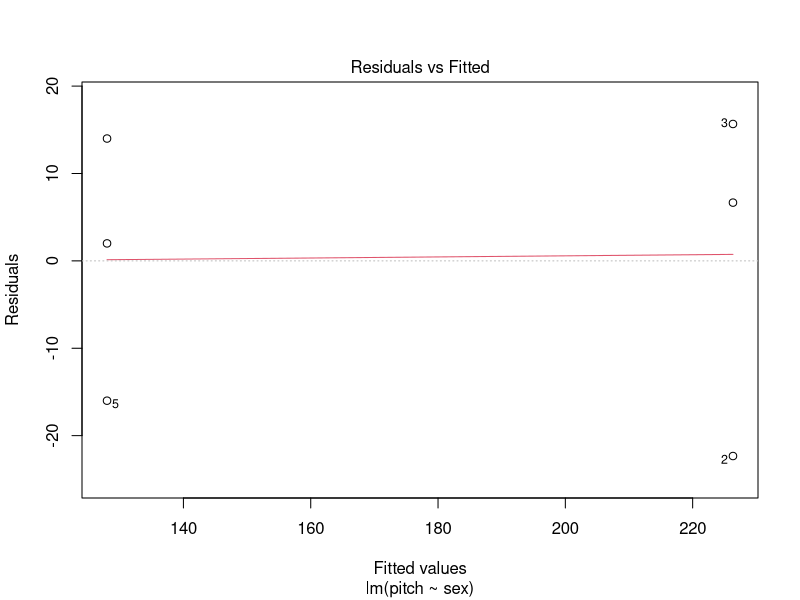
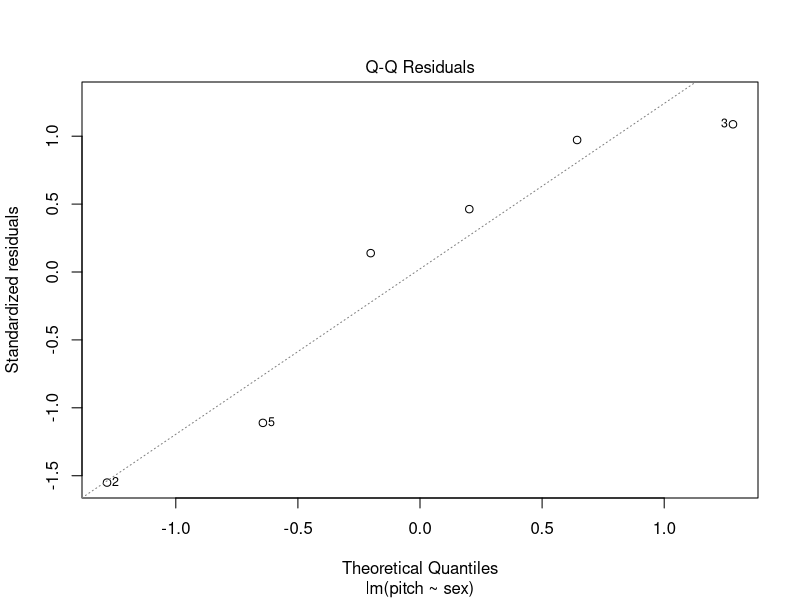
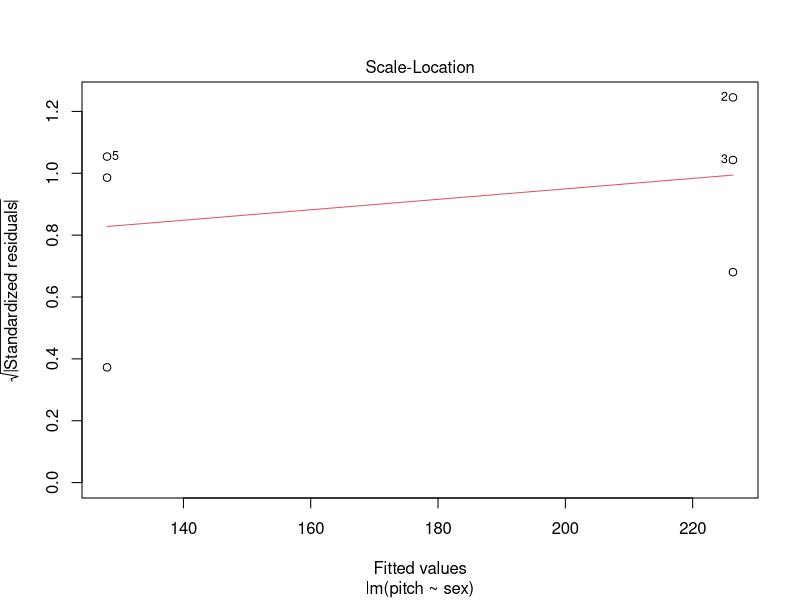
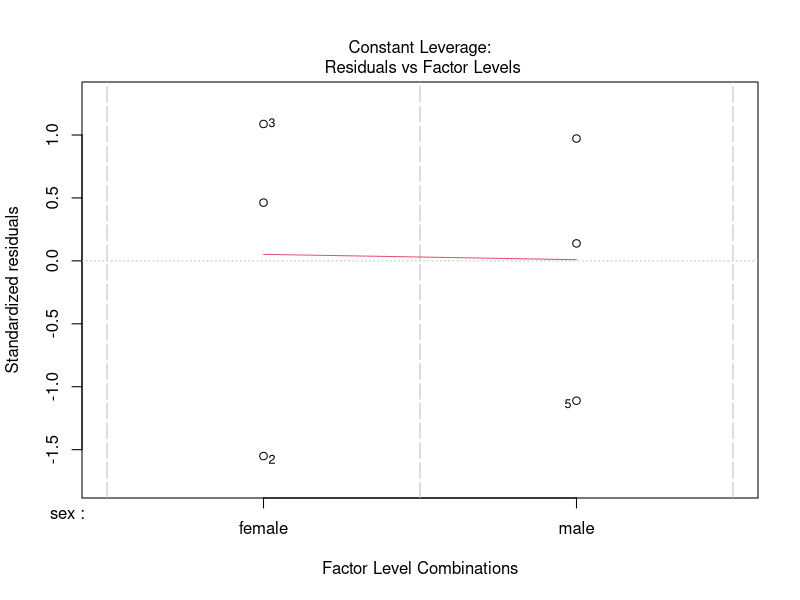
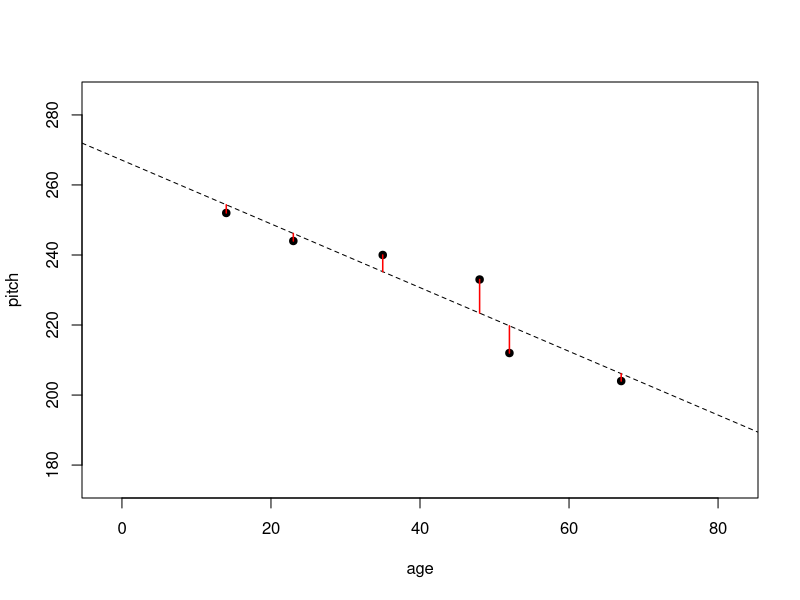
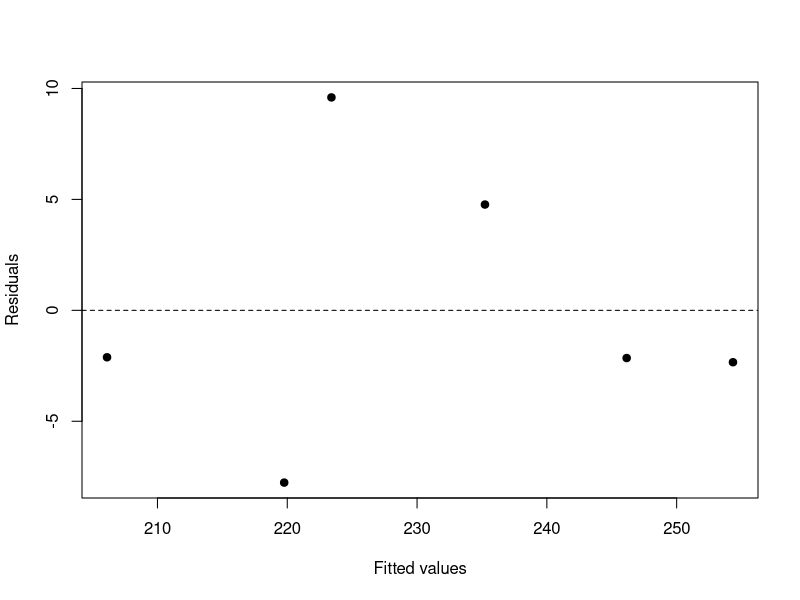

These charts were generated, in order, by the following R code:
library(dplyr)

# pitch ~ sex
pitch = c(233,204,242,130,112,142)
sex = c(rep("female",3),rep("male",3))
my.df = data.frame(sex, pitch)

my.df

# building LM
xmdl = lm(pitch ~ sex, my.df)

summary(xmdl)

coef(summary(xmdl))
plot(xmdl)


# pitch ~ age
age = c(14,23,35,48,52,67)
pitch = c(252,244,240,233,212,204)
my.df = data.frame(age, pitch)
xmdl = lm(pitch~age, my.df)
summary(xmdl)

coef(summary(xmdl))

## data centering
my.df = my.df %>%
  mutate(age.c = age - mean(age))
xmdl = lm(pitch~age.c, my.df)

summary(xmdl)$coefficients

# scatter plot
xmdl = lm(pitch~age,my.df)
plot(pitch~age,my.df, pch=19, xlim = c(-2,82), ylim = c(175, 285))
abline(xmdl, lty='dashed')
for(i in 1:dim(my.df)[1]){
	with(my.df,lines(x=c(age[i],age[i]),y=c(pitch[i],xmdl$fitted.values[i]),col='red',lwd=1.5))
}

# residual plot
plot(fitted(xmdl), residuals(xmdl),pch=19, 
	xlab = 'Fitted values', ylab='Residuals' )
abline(h=0, lty='dashed')


# influential data
dfbeta(xmdl)
